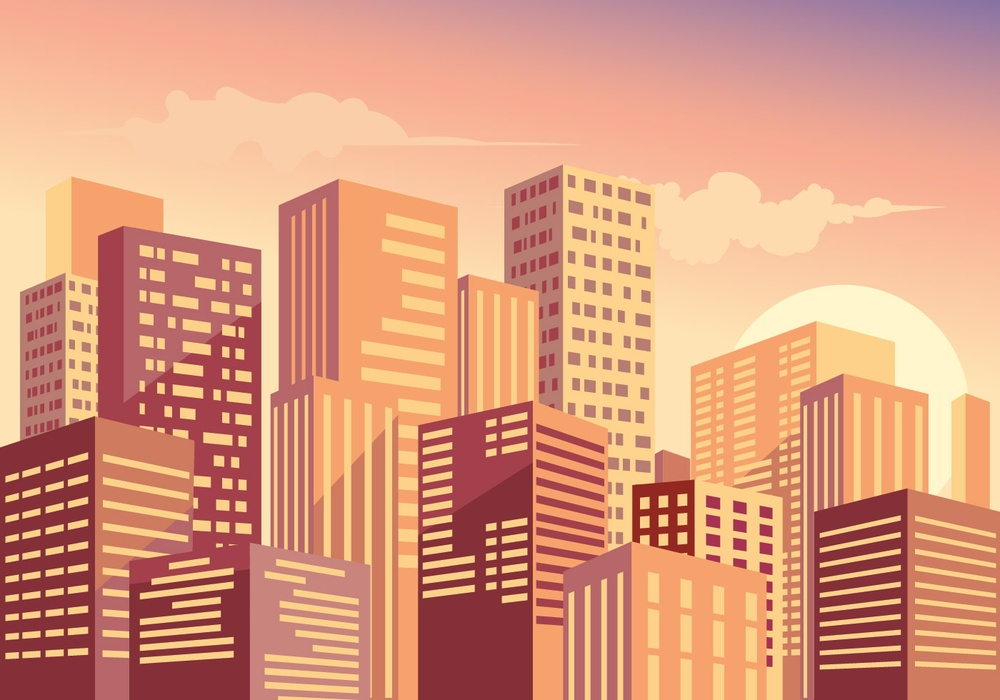
#> input picture src/tests/custom/images/city.jpg, 1000 x 700 px, shrunk from 1400 x 980 before the run
$ python -i bitmap.py   (imports and definitions only)
#> lines starting #> are read from the running program, lines starting #| are printed output that depends on the picture; after the words box and inside, x2 and y2 are one past the last pixel; in counts of white or black regions, pixels touching at a corner belong together
### src/solvers/binary/threshold.py
import cv2
import numpy as np

def threshold (img_grayscale_arr):
    thresholded = cv2.threshold(
        img_grayscale_arr,
        0,
        255,
        cv2.THRESH_BINARY + cv2.THRESH_OTSU
    )[1].astype(np.uint8)

    # Dark is foreground
    return np.where(thresholded >= 128, 0, 1)

### src/solvers/binary/bitmap.py
import cv2
import numpy as np

from solvers.binary.threshold import threshold

# Inverts an image
def invert(img_arr):
    channel_count = img_arr.shape[-1]

    if channel_count == 4:
        r, g, b, a = cv2.split(img_arr)
        r = 255 - r
        g = 255 - g
        b = 255 - b
        return cv2.merge((r, g, b, a))

    return 255 - img_arr

# Blends a transparent image with a white background by
# interpolating linearly. In the end, an RGBA image
# is turned into RGB
def alpha_blend(img_arr):
    r, g, b, a = cv2.split(img_arr)
    n_alpha = a / 255

    r = (255 * (1 - n_alpha) + r * n_alpha).astype(np.uint8)
    g = (255 * (1 - n_alpha) + g * n_alpha).astype(np.uint8)
    b = (255 * (1 - n_alpha) + b * n_alpha).astype(np.uint8)

    return cv2.merge((r, g, b)).astype(np.uint8)

# Creates bitmap to be traced by potrace
def make_bitmap(img_arr):
    shape = img_arr.shape
#> shape = (700, 1000, 3)
    channel_count = shape[-1]
#> channel_count = 3
    pixel_count = shape[0] * shape[1]
#> pixel_count = 700000
    inverted_arr = invert(img_arr)
#> in invert, `return 255 - img_arr`:
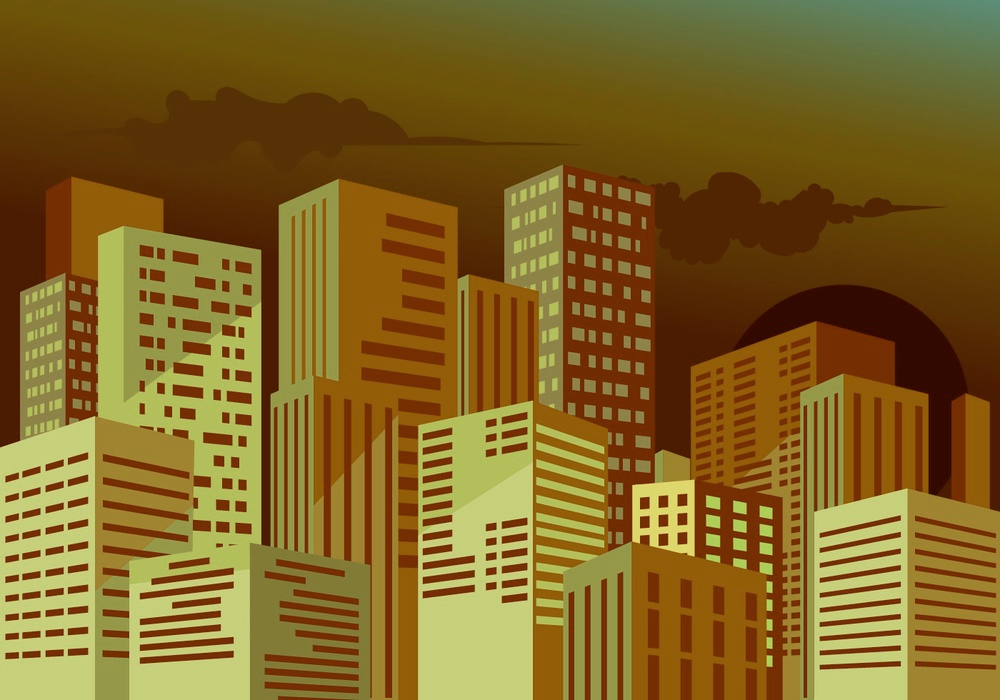
#> returned value: shape (700, 1000, 3); mean of channels 0, 1, 2 35.8, 100.4, 128.9; drawn as B, G, R

    if channel_count == 4:
        img_arr = alpha_blend(img_arr)
        inverted_arr = alpha_blend(inverted_arr)

    img_arr = cv2.cvtColor(img_arr, cv2.COLOR_RGB2GRAY)
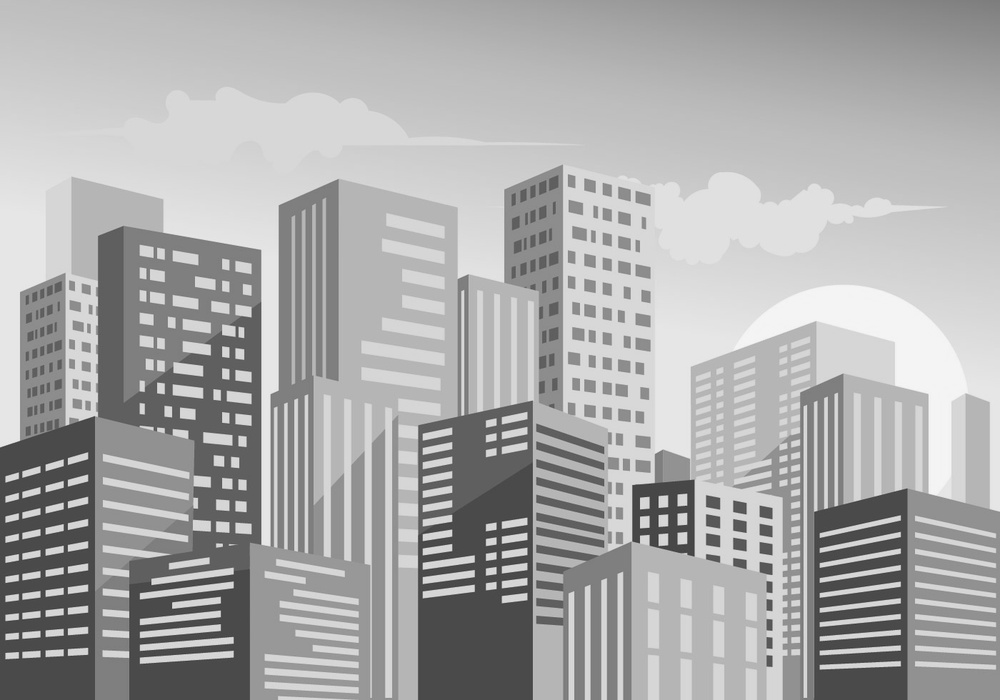
#> img_arr: shape (700, 1000); min 51, max 248, mean 170.7
    inverted_arr = cv2.cvtColor(inverted_arr, cv2.COLOR_RGB2GRAY)
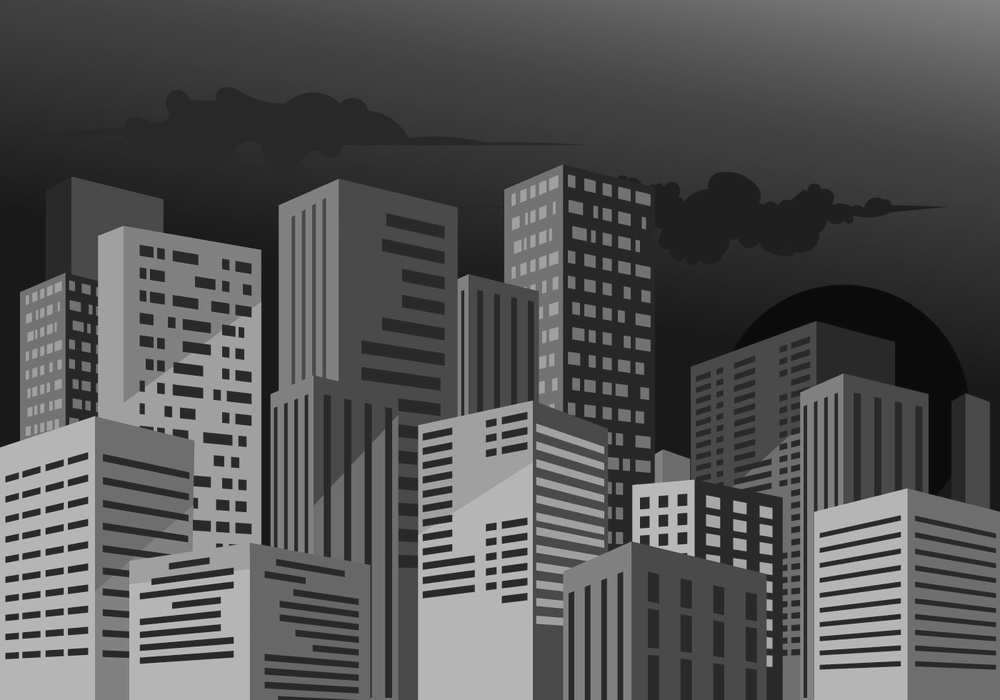
#> inverted_arr: shape (700, 1000); min 7, max 204, mean 84.3

    bitmap = threshold(img_arr)
#> in threshold, `thresholded = cv2.threshold( img_grayscale_arr, 0, 255, cv2.THRESH_BIN..`:
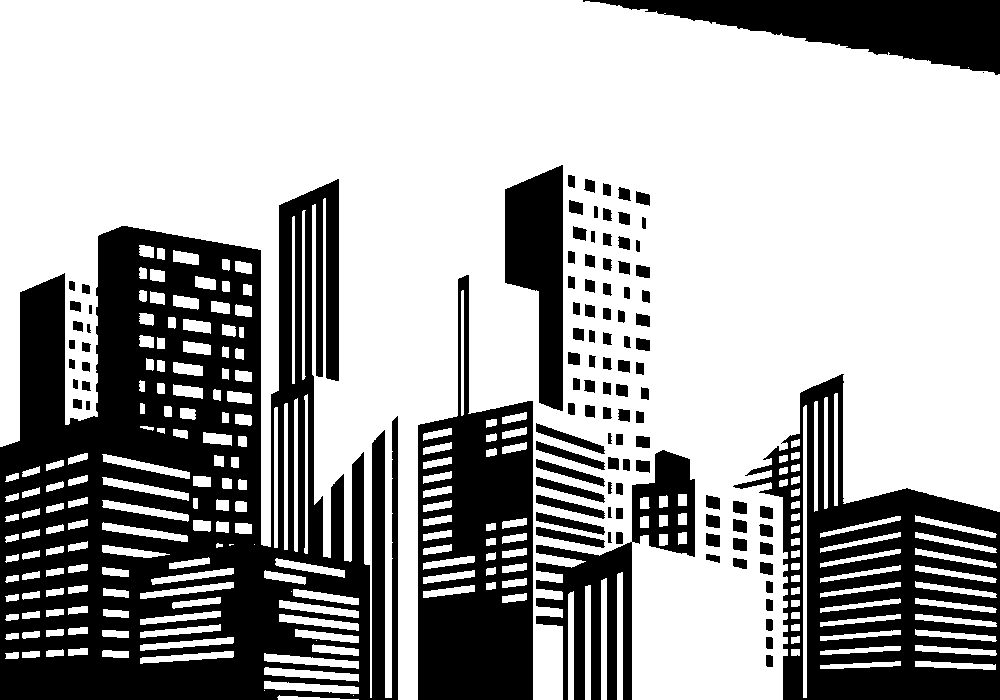
#> thresholded: shape (700, 1000); 66% white; 107 black regions (1 under 20 px), largest, box (x1, y1, x2, y2) and area: (0, 179, 398, 700) 120272, (733, 374, 1000, 700) 37932, (418, 275, 533, 700) 29106
    inverted_bitmap = threshold(inverted_arr)

    foreground_area = np.sum(bitmap)
#> foreground_area = 237918

    if foreground_area == 0:
        # If the non-inverted foreground has an area of zero,
        # return a black rectangle
        # i.e Fully transparent image
        return np.ones(bitmap.shape)

    if (foreground_area / pixel_count) < 0.01:
        # If total area of the foreground is less than 1 percent of the image's,
        # prefer the inverted one
        return inverted_bitmap.astype(np.uint32)

    return bitmap.astype(np.uint32)

>>> import cv2
>>> picture = cv2.cvtColor(cv2.imread('../../tests/custom/images/city.jpg'), cv2.COLOR_BGR2RGB)
>>> result = make_bitmap(picture)
